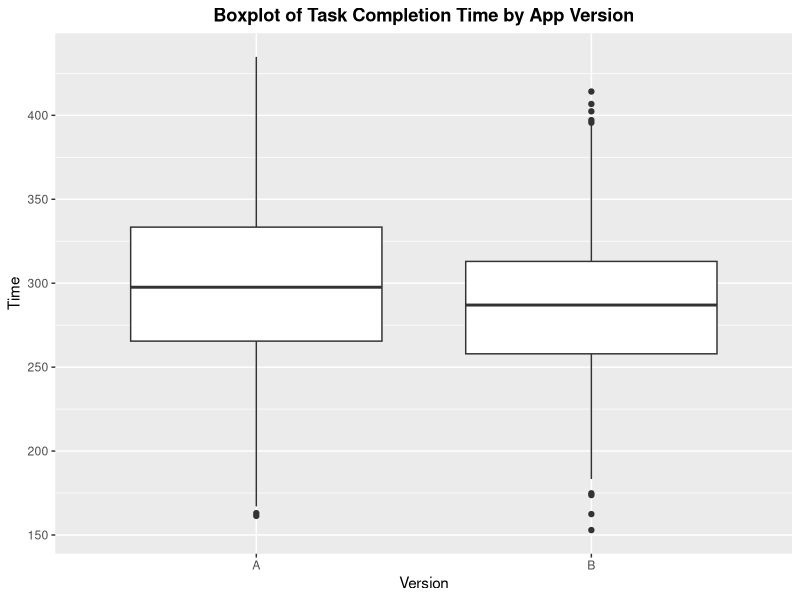
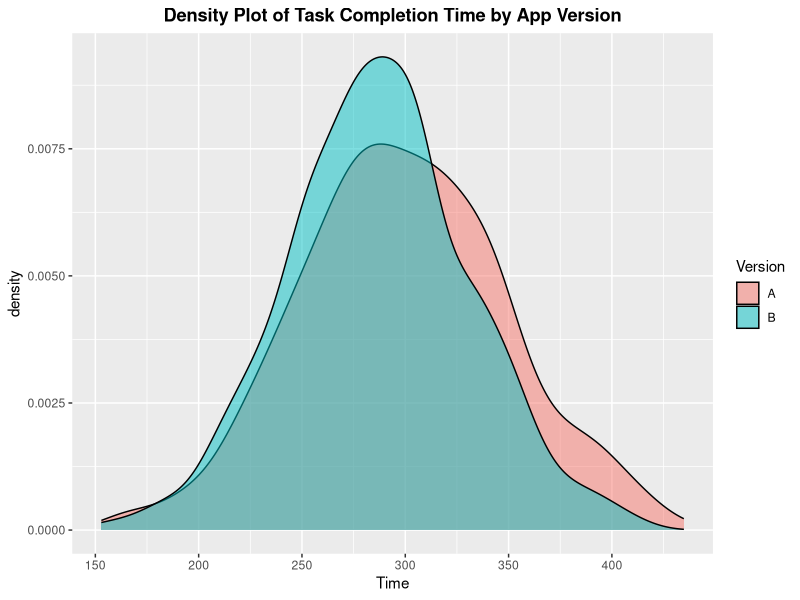

Generate these figures, in order, with R: (Note: this script raises an error after producing the figures.)
# Install necessary packages
install.packages("readxl")
install.packages("ggplot2")
install.packages("dplyr")

# Load the packages
library(readxl)
library(ggplot2)

# Read the Excel file
time_data <- read_excel("usability_study_data.xlsx")

# Boxplot
ggplot(time_data, aes(x = Version, y = Time)) +
  geom_boxplot() +
  labs(title = "Boxplot of Task Completion Time by App Version") +
  theme(plot.title = element_text(hjust = 0.5, face = "bold"))

# Density plot
ggplot(time_data, aes(x = Time, fill = Version)) +
  geom_density(alpha = 0.5) +
  labs(title = "Density Plot of Task Completion Time by App Version") +
  theme(plot.title = element_text(hjust = 0.5, face = "bold"))

# Compute summary statistics for each version
summary_stats_time <- time_data %>%
  group_by(Version) %>%
  summarize(
    Count = n(),
    Mean = mean(Time),
    Median = median(Time),
    Standard_Deviation = sd(Time),
    Min = min(Time),
    Max = max(Time)
  )

# Print the summary statistics
print(summary_stats_time)

# Perform a two-sample two-tailed t-test
t_test_result <- t.test(Time ~ Version, data = time_data)

# Print the results
print(t_test_result)

# Perform a two-sample one-tailed t-test
# Halve the p-value if the test statistic is in the direction of the hypothesis
if (t_test_result$statistic > 0) {
    p_value_one_tailed <- t_test_result$p.value / 2
} else {
    p_value_one_tailed <- 1 - (t_test_result$p.value / 2)
}